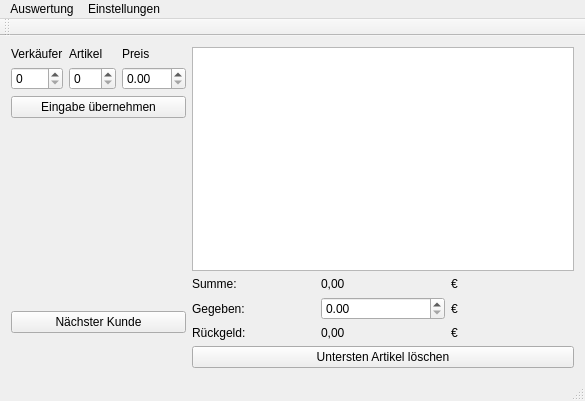
<?xml version="1.0" encoding="UTF-8"?>
<ui version="4.0">
 <class>TuKiBasar</class>
 <widget class="QMainWindow" name="TuKiBasar">
  <property name="geometry">
   <rect>
    <x>0</x>
    <y>0</y>
    <width>585</width>
    <height>401</height>
   </rect>
  </property>
  <property name="windowTitle">
   <string>TuKiBasar</string>
  </property>
  <widget class="QWidget" name="centralWidget">
   <layout class="QGridLayout" name="gridLayout_3">
    <item row="1" column="0" rowspan="2">
     <widget class="QPushButton" name="pushButtonNextCustomer">
      <property name="text">
       <string>Nächster Kunde</string>
      </property>
     </widget>
    </item>
    <item row="0" column="0">
     <layout class="QGridLayout" name="gridLayout">
      <item row="0" column="0">
       <layout class="QHBoxLayout" name="horizontalLayout">
        <item>
         <layout class="QVBoxLayout" name="verticalLayout">
          <item>
           <widget class="QLabel" name="label">
            <property name="text">
             <string>Verkäufer</string>
            </property>
           </widget>
          </item>
          <item>
           <widget class="QSpinBox" name="spinBox">
            <property name="maximum">
             <number>999</number>
            </property>
           </widget>
          </item>
         </layout>
        </item>
        <item>
         <layout class="QVBoxLayout" name="verticalLayout_2">
          <item>
           <widget class="QLabel" name="label_2">
            <property name="text">
             <string>Artikel</string>
            </property>
           </widget>
          </item>
          <item>
           <widget class="QSpinBox" name="spinBox_2">
            <property name="maximum">
             <number>999</number>
            </property>
           </widget>
          </item>
         </layout>
        </item>
        <item>
         <layout class="QVBoxLayout" name="verticalLayout_3">
          <item>
           <widget class="QLabel" name="label_3">
            <property name="text">
             <string>Preis</string>
            </property>
           </widget>
          </item>
          <item>
           <widget class="QDoubleSpinBox" name="doubleSpinBox">
            <property name="maximum">
             <double>999.990000000000009</double>
            </property>
           </widget>
          </item>
         </layout>
        </item>
       </layout>
      </item>
      <item row="1" column="0">
       <widget class="QPushButton" name="pushButtonProductToList">
        <property name="text">
         <string>Eingabe übernehmen</string>
        </property>
       </widget>
      </item>
      <item row="2" column="0">
       <spacer name="verticalSpacer">
        <property name="orientation">
         <enum>Qt::Vertical</enum>
        </property>
        <property name="sizeHint" stdset="0">
         <size>
          <width>20</width>
          <height>40</height>
         </size>
        </property>
       </spacer>
      </item>
     </layout>
    </item>
    <item row="1" column="1">
     <layout class="QGridLayout" name="gridLayout_2">
      <item row="0" column="0">
       <widget class="QLabel" name="label_4">
        <property name="text">
         <string>Summe:</string>
        </property>
       </widget>
      </item>
      <item row="0" column="1">
       <widget class="QLabel" name="labelSum">
        <property name="text">
         <string>0,00</string>
        </property>
       </widget>
      </item>
      <item row="0" column="2">
       <widget class="QLabel" name="label_7">
        <property name="text">
         <string>€</string>
        </property>
       </widget>
      </item>
      <item row="1" column="0">
       <widget class="QLabel" name="label_5">
        <property name="text">
         <string>Gegeben:</string>
        </property>
       </widget>
      </item>
      <item row="1" column="1">
       <widget class="QDoubleSpinBox" name="doubleSpinBoxMoneyGiven">
        <property name="maximum">
         <double>999.990000000000009</double>
        </property>
       </widget>
      </item>
      <item row="1" column="2">
       <widget class="QLabel" name="label_8">
        <property name="text">
         <string>€</string>
        </property>
       </widget>
      </item>
      <item row="2" column="0">
       <widget class="QLabel" name="label_6">
        <property name="text">
         <string>Rückgeld:</string>
        </property>
       </widget>
      </item>
      <item row="2" column="1">
       <widget class="QLabel" name="labelReturn">
        <property name="text">
         <string>0,00</string>
        </property>
       </widget>
      </item>
      <item row="2" column="2">
       <widget class="QLabel" name="label_9">
        <property name="text">
         <string>€</string>
        </property>
       </widget>
      </item>
     </layout>
    </item>
    <item row="0" column="1">
     <widget class="QTableView" name="tableViewProductItems"/>
    </item>
    <item row="2" column="1">
     <widget class="QPushButton" name="pushButtonDeleteLastArticle">
      <property name="text">
       <string>Untersten Artikel löschen</string>
      </property>
     </widget>
    </item>
   </layout>
  </widget>
  <widget class="QMenuBar" name="menuBar">
   <property name="geometry">
    <rect>
     <x>0</x>
     <y>0</y>
     <width>585</width>
     <height>22</height>
    </rect>
   </property>
   <widget class="QMenu" name="menuAuswertung">
    <property name="title">
     <string>Auswertung</string>
    </property>
   </widget>
   <widget class="QMenu" name="menuEinstellungen">
    <property name="title">
     <string>Einstellungen</string>
    </property>
   </widget>
   <addaction name="menuAuswertung"/>
   <addaction name="menuEinstellungen"/>
  </widget>
  <widget class="QToolBar" name="mainToolBar">
   <attribute name="toolBarArea">
    <enum>TopToolBarArea</enum>
   </attribute>
   <attribute name="toolBarBreak">
    <bool>false</bool>
   </attribute>
  </widget>
  <widget class="QStatusBar" name="statusBar"/>
  <action name="actionEvaluation">
   <property name="checkable">
    <bool>true</bool>
   </property>
   <property name="text">
    <string>Evaluation</string>
   </property>
  </action>
  <action name="actionSettings">
   <property name="checkable">
    <bool>true</bool>
   </property>
   <property name="text">
    <string>Settings</string>
   </property>
  </action>
 </widget>
 <layoutdefault spacing="6" margin="11"/>
 <resources/>
 <connections/>
</ui>
